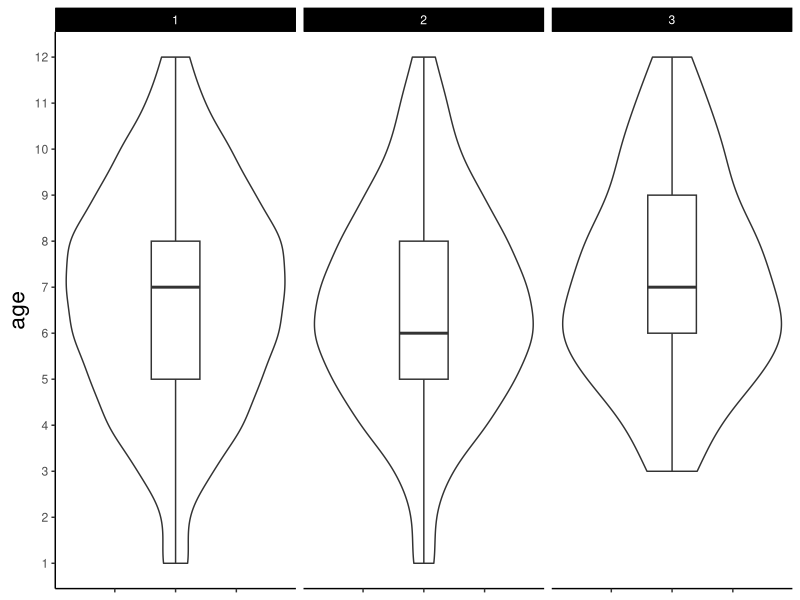

Reproduce this figure in R.
#' 1 - Describe Simulated Data
#' 
#' Problem: A country has identified signs of widespread impact to 
#' child development, possibly a disease or toxic substance outbreak.
#' 
#' Describe:
#'  number of children by city, state, and age
#'  typical severity by city, state, and age


if( !require(ggplot2) ){ 
  stop("You need to install ggplot2 to continue")
   # Code you need 
   # install.packages("ggplot2") # once per computer 
   # library(ggplot2) # once per R session
} 

child_outbreak_tbl <- read.csv("child_outbreak_simulation.csv", 
                               row.names = NULL)

# 1000 children 
nrow(child_outbreak_tbl)

# table of severity
table( child_outbreak_tbl$severity )


# plot of severity across age
ggplot(child_outbreak_tbl,
       aes(x = 1, 
           y = age)) + facet_grid(cols = vars(severity)) +
  geom_violin(position = position_dodge(width = 0.4)) + 
  geom_boxplot(width = 0.2, outlier.alpha = 0, 
               position = position_dodge(width = 0.4)) +
  theme_classic() + scale_y_continuous(breaks = 1:12) + 
  theme(strip.background = element_rect(fill = 'black'),
        strip.text = element_text(colour = 'white'),
        plot.title = element_text(hjust = 0.5),
        axis.title.x = element_blank(),
        axis.text.x = element_blank(),
        axis.title.y = element_text(size = rel(1.5)),
        legend.position = "none")
